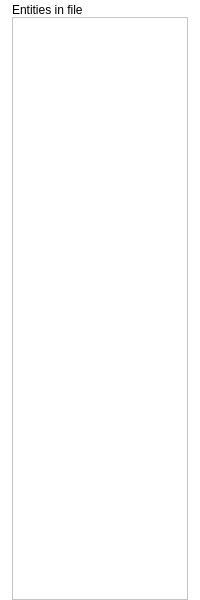
<?xml version="1.0" encoding="UTF-8"?>
<ui version="4.0">
 <class>LeftWidgetPaint</class>
 <widget class="QWidget" name="LeftWidgetPaint">
  <property name="geometry">
   <rect>
    <x>0</x>
    <y>0</y>
    <width>200</width>
    <height>600</height>
   </rect>
  </property>
  <property name="sizePolicy">
   <sizepolicy hsizetype="Preferred" vsizetype="Expanding">
    <horstretch>200</horstretch>
    <verstretch>0</verstretch>
   </sizepolicy>
  </property>
  <property name="palette">
   <palette>
    <active>
     <colorrole role="Base">
      <brush brushstyle="SolidPattern">
       <color alpha="255">
        <red>255</red>
        <green>255</green>
        <blue>255</blue>
       </color>
      </brush>
     </colorrole>
     <colorrole role="Window">
      <brush brushstyle="SolidPattern">
       <color alpha="255">
        <red>255</red>
        <green>255</green>
        <blue>255</blue>
       </color>
      </brush>
     </colorrole>
    </active>
    <inactive>
     <colorrole role="Base">
      <brush brushstyle="SolidPattern">
       <color alpha="255">
        <red>255</red>
        <green>255</green>
        <blue>255</blue>
       </color>
      </brush>
     </colorrole>
     <colorrole role="Window">
      <brush brushstyle="SolidPattern">
       <color alpha="255">
        <red>255</red>
        <green>255</green>
        <blue>255</blue>
       </color>
      </brush>
     </colorrole>
    </inactive>
    <disabled>
     <colorrole role="Base">
      <brush brushstyle="SolidPattern">
       <color alpha="255">
        <red>255</red>
        <green>255</green>
        <blue>255</blue>
       </color>
      </brush>
     </colorrole>
     <colorrole role="Window">
      <brush brushstyle="SolidPattern">
       <color alpha="255">
        <red>255</red>
        <green>255</green>
        <blue>255</blue>
       </color>
      </brush>
     </colorrole>
    </disabled>
   </palette>
  </property>
  <property name="windowTitle">
   <string>Form</string>
  </property>
  <property name="autoFillBackground">
   <bool>true</bool>
  </property>
  <layout class="QVBoxLayout" name="verticalLayout">
   <property name="spacing">
    <number>0</number>
   </property>
   <property name="leftMargin">
    <number>12</number>
   </property>
   <property name="topMargin">
    <number>3</number>
   </property>
   <property name="rightMargin">
    <number>12</number>
   </property>
   <property name="bottomMargin">
    <number>0</number>
   </property>
   <item>
    <widget class="QLabel" name="label">
     <property name="sizePolicy">
      <sizepolicy hsizetype="Preferred" vsizetype="Preferred">
       <horstretch>200</horstretch>
       <verstretch>0</verstretch>
      </sizepolicy>
     </property>
     <property name="text">
      <string>Entities in file</string>
     </property>
    </widget>
   </item>
   <item>
    <widget class="QTreeView" name="treeView">
     <property name="sizePolicy">
      <sizepolicy hsizetype="Preferred" vsizetype="Expanding">
       <horstretch>200</horstretch>
       <verstretch>0</verstretch>
      </sizepolicy>
     </property>
     <property name="styleSheet">
      <string notr="true"> QTreeView::branch:has-siblings:!adjoins-item {
     border-image: url(:/vline.png) 0;
 }

 QTreeView::branch:has-siblings:adjoins-item {
     border-image: url(:/branch-more.png) 0;
 }

 QTreeView::branch:!has-children:!has-siblings:adjoins-item {
     border-image: url(:/branch-end.png) 0;
 }

 QTreeView::branch:has-children:!has-siblings:closed,
 QTreeView::branch:closed:has-children:has-siblings {
         border-image: none;
         image: url(:/branch-closed.png);
 }

 QTreeView::branch:open:has-children:!has-siblings,
 QTreeView::branch:open:has-children:has-siblings  {
         border-image: none;
         image: url(:/branch-open.png);
 }</string>
     </property>
     <property name="frameShadow">
      <enum>QFrame::Plain</enum>
     </property>
     <property name="lineWidth">
      <number>1</number>
     </property>
    </widget>
   </item>
  </layout>
 </widget>
 <resources/>
 <connections/>
</ui>
